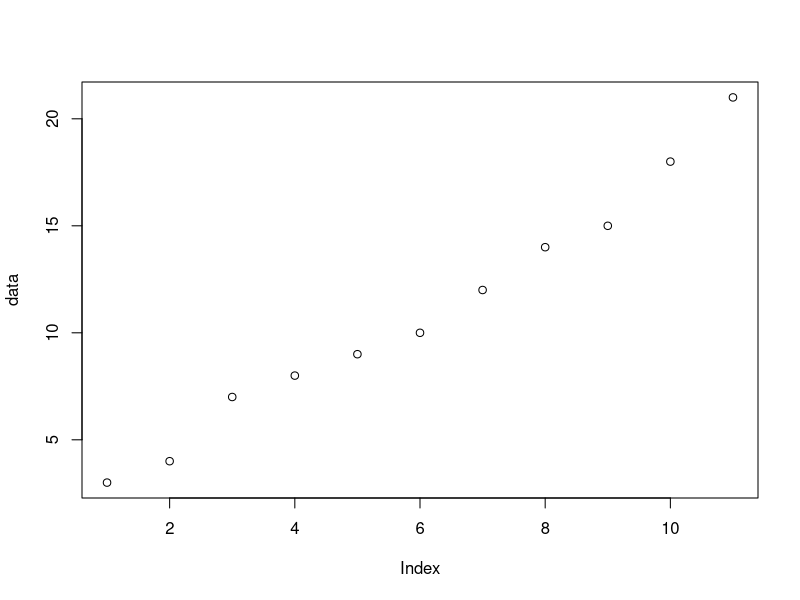
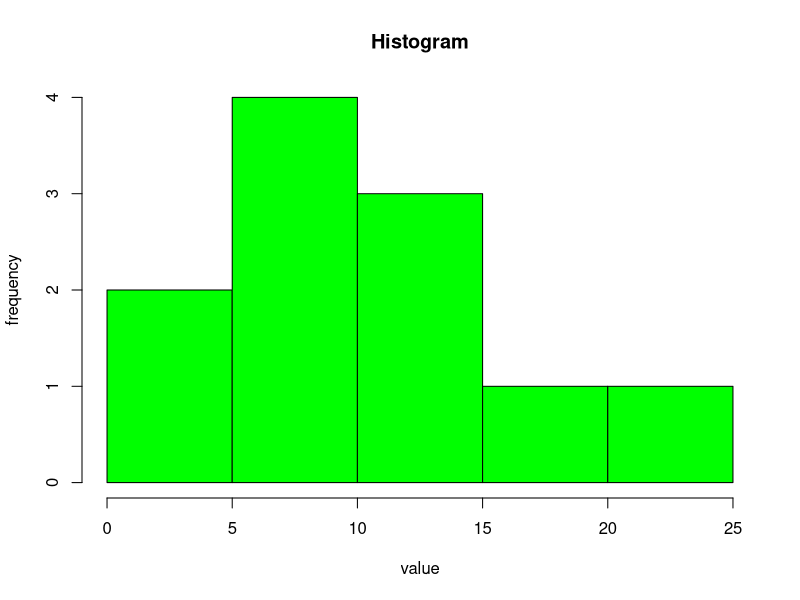
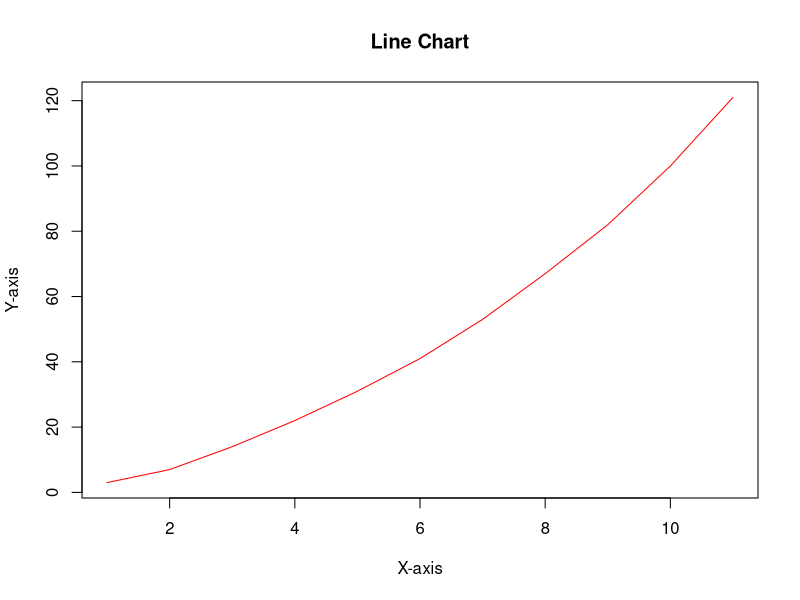
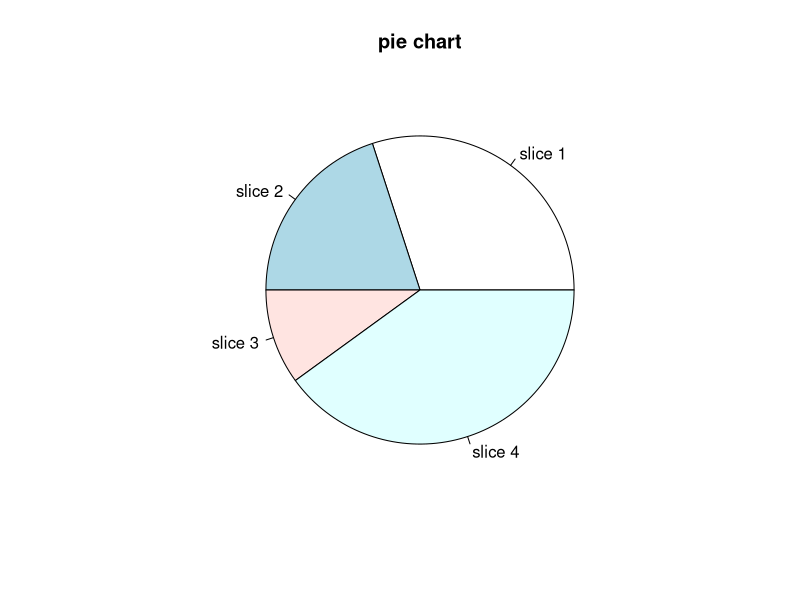
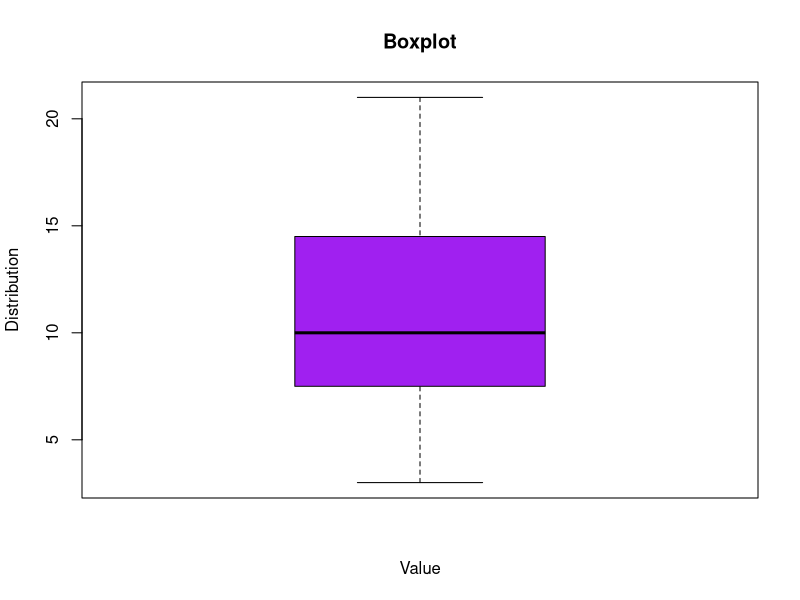
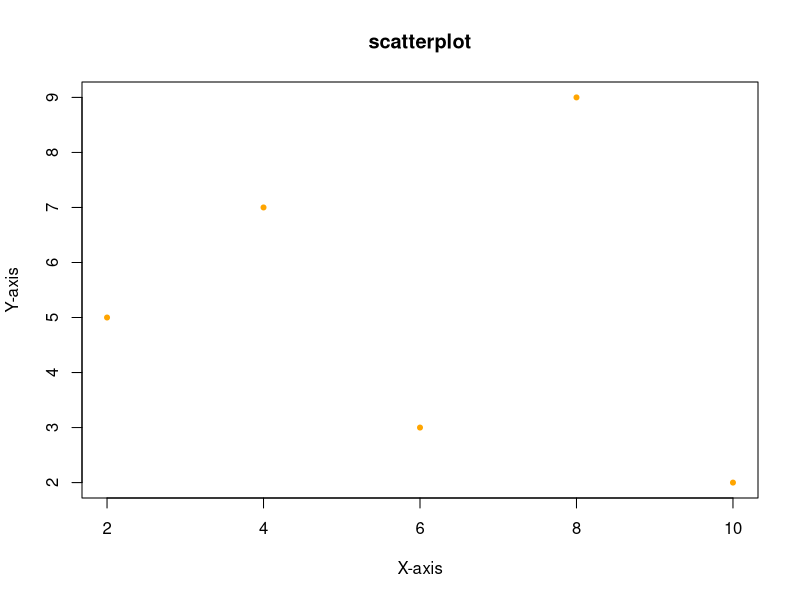

Here is the R script that generated these plots, in order:
#create a sample data set
data<-c(3,4,7,8,9,10,12,14,15,18,21)

#plot
plot(data)

#create a histogram
hist(data,breaks=5,main = "Histogram",xlab = "value",ylab = "frequency",col = "green")

#create a line chart
x<-1:length(data) # nolint
line_data<-cumsum(data)
plot(x, line_data, type="l", col="red", main="Line Chart", xlab="X-axis", ylab="Y-axis")

#create a pie chart
slices<-c(30,20,10,40)
lbls<-c("slice 1","slice 2","slice 3","slice 4")
pie(slices,labels=lbls,main="pie chart")

#create a boxplot
boxplot(data,main="Boxplot",xlab="Value",ylab="Distribution",col="purple")

#create a scatterplot
x2<-c(2,4,6,8,10)
y2<-c(5,7,3,9,2)
plot(x2,y2,type="p",pch=20,col="orange",main="scatterplot",xlab="X-axis",ylab="Y-axis")